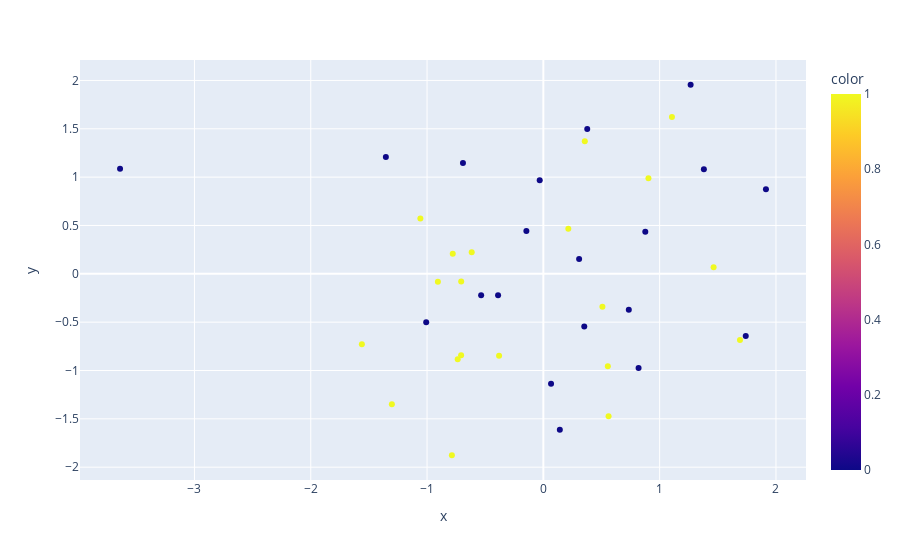

The notebook cell this image was saved under:
### Code cell
px.scatter(x=new2DDf.iloc[:,0],y=new2DDf.iloc[:,1], color=new2DDf.iloc[:,2])

### Figure 1 — Plotly figure (JSON) as saved in the notebook; plotly's stock layout.template omitted (floating-point values rounded to 4 significant figures)
{"data": [{"hovertemplate": "x=%{x}<br>y=%{y}<br>color=%{marker.color}<extra></extra>", "legendgroup": "", "marker": {"color": [1, 0, 1, 1, 1, 0, 0, 1, 0, 0, 0, 1, 1, 1, 0, 0, 1, 1, 1, 0, 0, 0, 0, 1, 0, 0, 0, 0, 1, 1, 0, 0, 0, 1, 1, 1, 1, 1, 0, 1], "coloraxis": "coloraxis", "symbol": "circle"}, "mode": "markers", "name": "", "orientation": "v", "showlegend": false, "type": "scatter", "x": [0.5608, 1.74, -0.7063, -0.7865, 1.106, -1.007, 0.06608, -0.7072, -0.1459, 0.8188, 1.38, 1.691, -0.7364, 0.3564, -0.5349, -3.64, 0.5545, -1.058, 0.9036, -0.3892, 0.3075, 0.8765, 1.266, 0.5078, 0.3774, -0.6912, 0.3519, -0.03134, -1.56, -0.9068, 0.7347, 1.914, -1.354, -0.7791, 1.464, -0.616, 0.2146, -1.303, 0.1417, -0.3805], "xaxis": "x", "y": [-1.472, -0.6434, -0.08049, -1.877, 1.622, -0.5017, -1.137, -0.8419, 0.4436, -0.9743, 1.081, -0.6848, -0.8838, 1.372, -0.2225, 1.086, -0.9567, 0.571, 0.9895, -0.2212, 0.1532, 0.4342, 1.956, -0.3394, 1.498, 1.147, -0.5438, 0.9688, -0.7273, -0.08255, -0.3727, 0.8745, 1.207, 0.2088, 0.06828, 0.2242, 0.4658, -1.35, -1.612, -0.8465], "yaxis": "y"}], "layout": {"coloraxis": {"colorbar": {"title": {"text": "color"}}, "colorscale": [[0, "#0d0887"], [0.1111, "#46039f"], [0.2222, "#7201a8"], [0.3333, "#9c179e"], [0.4444, "#bd3786"], [0.5556, "#d8576b"], [0.6667, "#ed7953"], [0.7778, "#fb9f3a"], [0.8889, "#fdca26"], [1, "#f0f921"]]}, "legend": {"tracegroupgap": 0}, "margin": {"t": 60}, "xaxis": {"anchor": "y", "domain": [0, 1], "title": {"text": "x"}}, "yaxis": {"anchor": "x", "domain": [0, 1], "title": {"text": "y"}}}}
